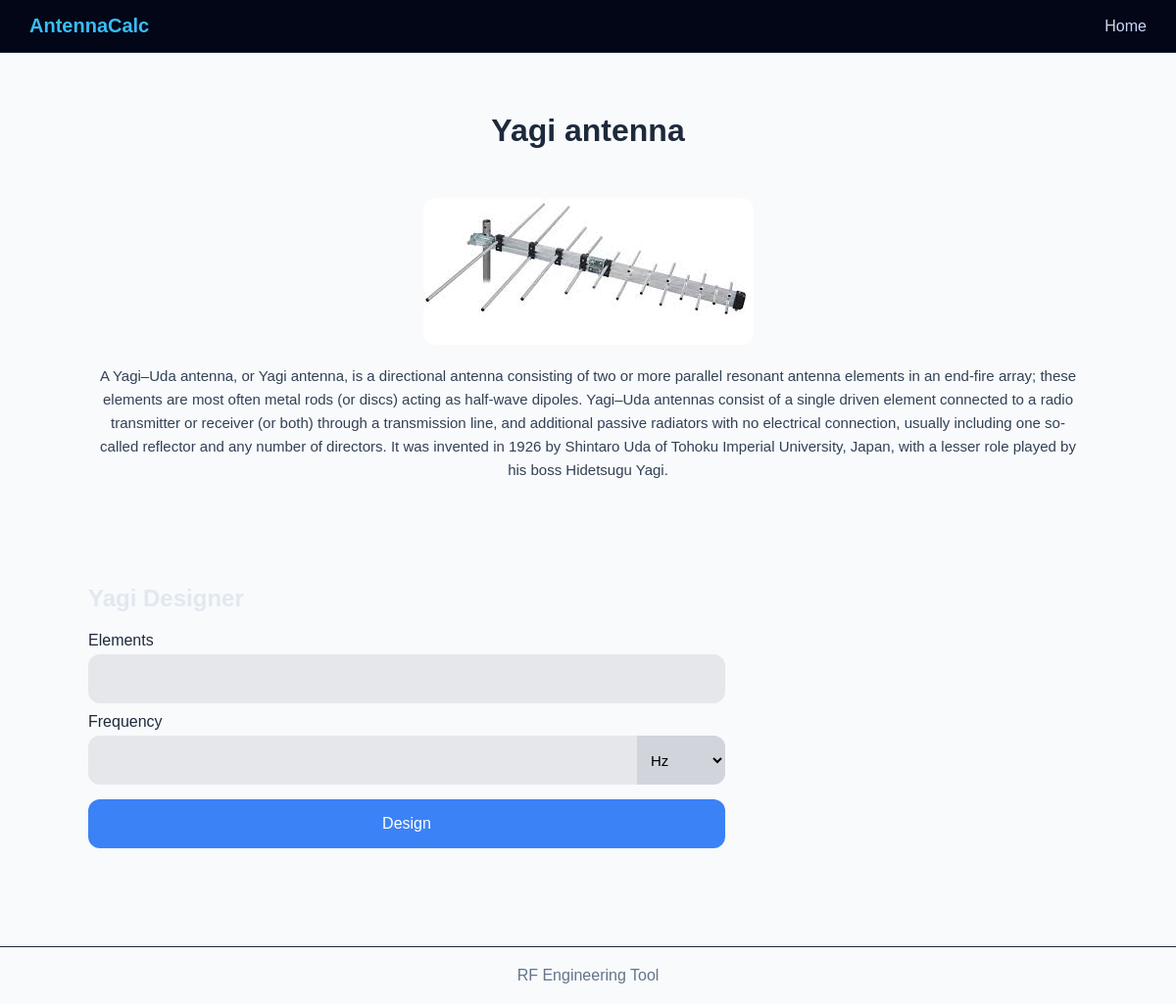
/antennacalc/1/, run on the app's committed database.
### antennas/models.py (models this page shows, shortened)
class Antenna(models.Model):
    ANTENNA_TYPES = [
        ('yagi', "Yagi"),
        ('dipole', 'Dipole'),
        ('spiral', 'Spiral'),
    ]
    name = models.CharField(max_length=100)
    type = models.CharField(max_length=20, choices=ANTENNA_TYPES)
    detail = models.TextField()
    image = models.ImageField(upload_to='images/', null=True, blank=True)

### antennas/views.py (the view, shortened to what this page needs)
# urls.py: path('<int:id>/', views.antenna_detail, name='antenna_detail'),
def antenna_detail(request, id):
    antenna = get_object_or_404(Antenna, id=id)
    form = None
    if antenna.type == 'yagi':
        template = "antennas/yagi_detail.html"
        form = YagiCalculationForm(request.POST or None)
        result = None
        pattern_url = None
        shape_url = None
    else:
        template = "antennas/detail.html"
    return render(
        request,
        template,
        {
            'antenna': antenna,
            'form': form,
            'result': result,
            'pattern_url': pattern_url,
            'shape_url': shape_url,
        }
    )

### calculations/forms.py
class YagiCalculationForm(forms.Form):
    elements = forms.IntegerField(min_value=3)
    frequency = forms.FloatField(label="Frequency (Hz)")
    unit = forms.ChoiceField(choices=FREQUENCY_UNITS)

### antennas/templates/antennas/yagi_detail.html (shortened to what this page needs)
{% extends "antennas/base_detail.html" %}
{% block calculations %}
    <h2>Yagi Designer</h2>
    <form method="post">
        <label>Elements</label>
        {{ form.elements }}
        <label>Frequency</label>
        <div class="freq-input">
            {{ form.frequency }}
            {{ form.unit }}
        </div>
        <button type="submit">Design</button>
    </form>
{% endblock %}

### antennas/templates/antennas/base_detail.html (shortened to what this page needs)
{% extends "antennas/base.html" %}
{% block content %}
    <div class="container">
        <div class="header">
            <h1>{{ antenna.name }}</h1>
        </div>
        <div class="top-card">
            {% if antenna.image %}<img src="{{ antenna.image.url }}" alt="{{ antenna.name }}">{% endif %}
            <p>{{ antenna.detail }}</p>
        </div>
        <div class="bottom-grid">
            <div class="card">
                {% block calculations %}{% endblock %}
            </div>
            <div class="card pattern">
            </div>
        </div>
    </div>
{% endblock %}

### antennas/templates/antennas/base.html (style rules this page uses)
body { margin: 0; font-family: Arial, sans-serif; background: #f8fafc; color: #e2e8f0; }
h1 { color: #000000; }
.container { max-width: 1100px; margin: auto; padding: 30px; }

### antennas/templates/antennas/base_detail.html (style rules this page uses)
.container { max-width: 1100px; margin: auto; padding: 20px; }
.header { text-align: center; margin-bottom: 25px; }
.header h1 { font-size: 32px; font-weight: 600; color: #1e293b; }
.top-card { background: #f8fafc; padding: 25px; border-radius: 16px; margin-bottom: 25px; }
.top-card img { display: block; margin: 0 auto 20px; border-radius: 12px; max-width: 350px; }
.top-card p { font-size: 15px; color: #334155; line-height: 1.6; text-align: center; }
.bottom-grid { display: grid; grid-template-columns: 2fr 1fr; gap: 25px; }
.card { background: #f8fafc; padding: 20px; border-radius: 16px; }
form label { display: block; margin-top: 10px; margin-bottom: 5px; font-weight: 500; color: #1e293b; }
form input, form select { height: 50px; font-size: 15px; border: none; outline: none; box-sizing: border-box; }
form input { width: 100%; padding: 0 12px; border-radius: 12px; background: #e5e7eb; }
.freq-input { display: flex; width: 100%; height: 50px; border-radius: 12px; overflow: hidden; background: #e5e7eb; }
.freq-input input { flex: 1; padding: 0 12px; border: none; background: transparent; height: 100%; }
.freq-input select { width: 90px; padding: 0 10px; border: none; background: #d1d5db; cursor: pointer; height: 100%; }
form button { margin-top: 15px; width: 100%; height: 50px; border-radius: 12px; border: none; background: #3b82f6; color: white; font-size: 16px; cursor: pointer; }

### data on the page
Antenna: name "Yagi antenna", image (picture), detail "A Yagi–Uda antenna, or Yagi antenna, is a directional antenna consisting of two or more parallel resonant antenna elements in an end-fire array; these elements are most often metal rods (or discs) acting as half-wave dipoles. Yagi–Uda antennas consist of a single driven element connected to a radio transmitter or receiver (or both) through a transmission line, and additional passive radiators with no electrical connection, usually including one so-called reflector and any number of directors. It was invented in 1926 by Shintaro Uda of Tohoku Imperial University, Japan, with a lesser role played by his boss Hidetsugu Yagi."
